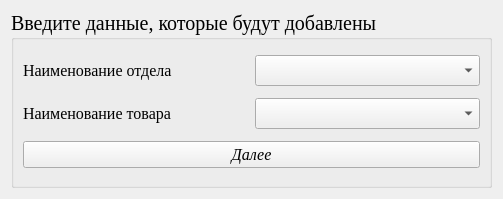
<?xml version="1.0" encoding="UTF-8"?>
<ui version="4.0">
 <class>add_data_to_inv_second_step</class>
 <widget class="QWidget" name="add_data_to_inv_second_step">
  <property name="geometry">
   <rect>
    <x>0</x>
    <y>0</y>
    <width>503</width>
    <height>199</height>
   </rect>
  </property>
  <property name="windowTitle">
   <string>Form</string>
  </property>
  <layout class="QGridLayout" name="gridLayout_2">
   <item row="0" column="0">
    <widget class="QGroupBox" name="groupBox">
     <property name="font">
      <font>
       <family>Times New Roman</family>
       <pointsize>15</pointsize>
      </font>
     </property>
     <property name="title">
      <string>Введите данные, которые будут добавлены</string>
     </property>
     <layout class="QGridLayout" name="gridLayout">
      <item row="0" column="0">
       <layout class="QHBoxLayout" name="horizontalLayout">
        <item>
         <widget class="QLabel" name="label">
          <property name="font">
           <font>
            <family>Times New Roman</family>
            <pointsize>12</pointsize>
           </font>
          </property>
          <property name="text">
           <string>Наименование отдела</string>
          </property>
         </widget>
        </item>
        <item>
         <widget class="QComboBox" name="invoice_department_name"/>
        </item>
       </layout>
      </item>
      <item row="1" column="0">
       <layout class="QHBoxLayout" name="horizontalLayout_2">
        <item>
         <widget class="QLabel" name="label_2">
          <property name="font">
           <font>
            <family>Times New Roman</family>
            <pointsize>12</pointsize>
           </font>
          </property>
          <property name="text">
           <string>Наименование товара</string>
          </property>
         </widget>
        </item>
        <item>
         <widget class="QComboBox" name="invoice_product_name"/>
        </item>
       </layout>
      </item>
      <item row="2" column="0">
       <widget class="QPushButton" name="next_step">
        <property name="font">
         <font>
          <family>Times New Roman</family>
          <pointsize>12</pointsize>
          <italic>true</italic>
         </font>
        </property>
        <property name="text">
         <string>Далее</string>
        </property>
       </widget>
      </item>
     </layout>
    </widget>
   </item>
  </layout>
 </widget>
 <tabstops>
  <tabstop>invoice_product_name</tabstop>
  <tabstop>invoice_department_name</tabstop>
  <tabstop>next_step</tabstop>
 </tabstops>
 <resources/>
 <connections/>
</ui>
